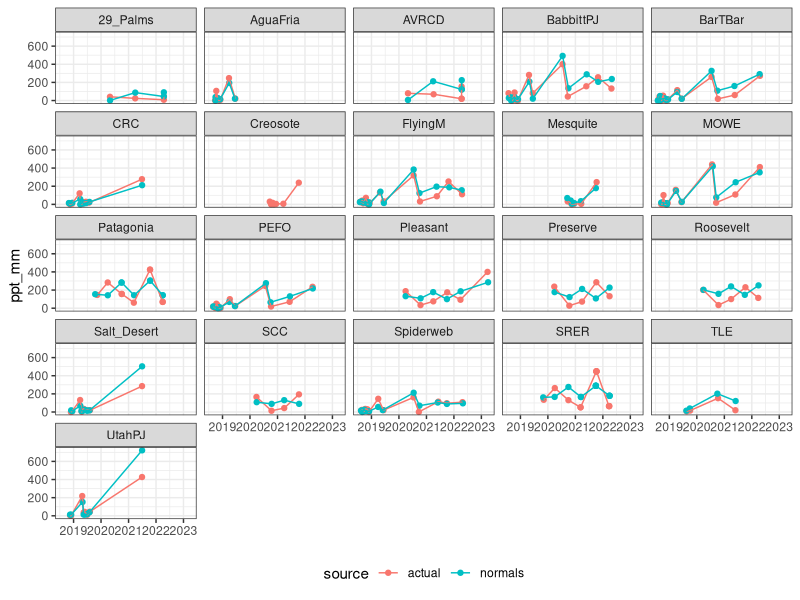
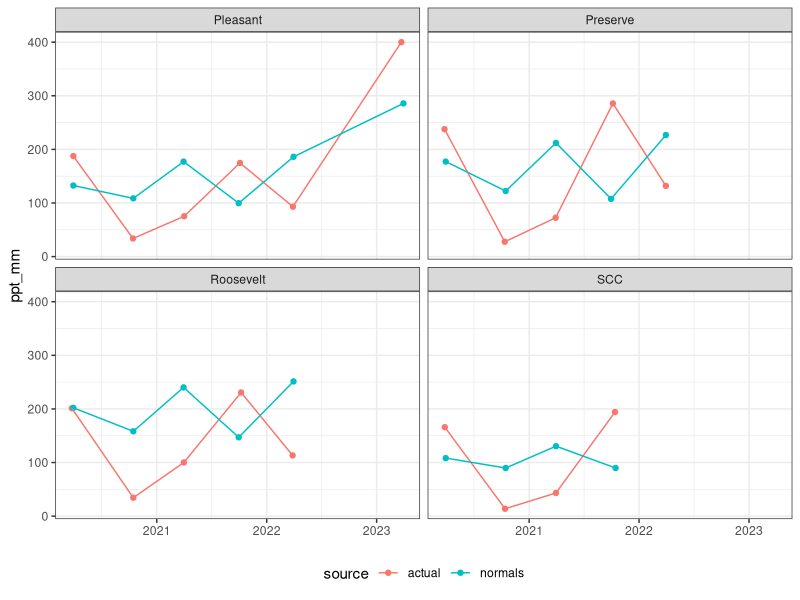
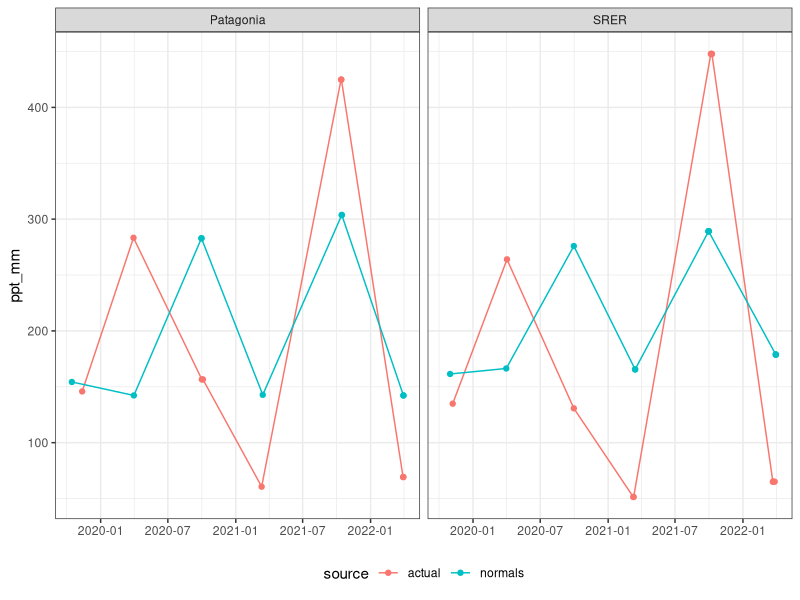
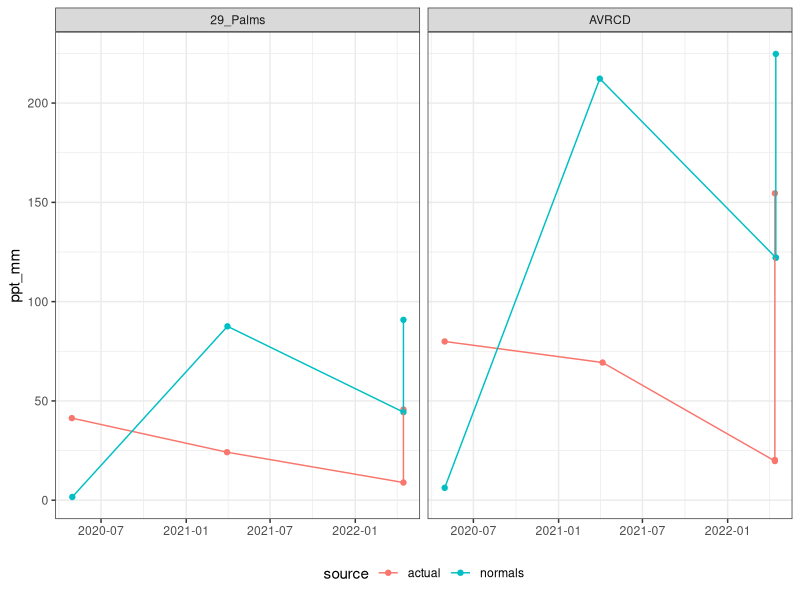
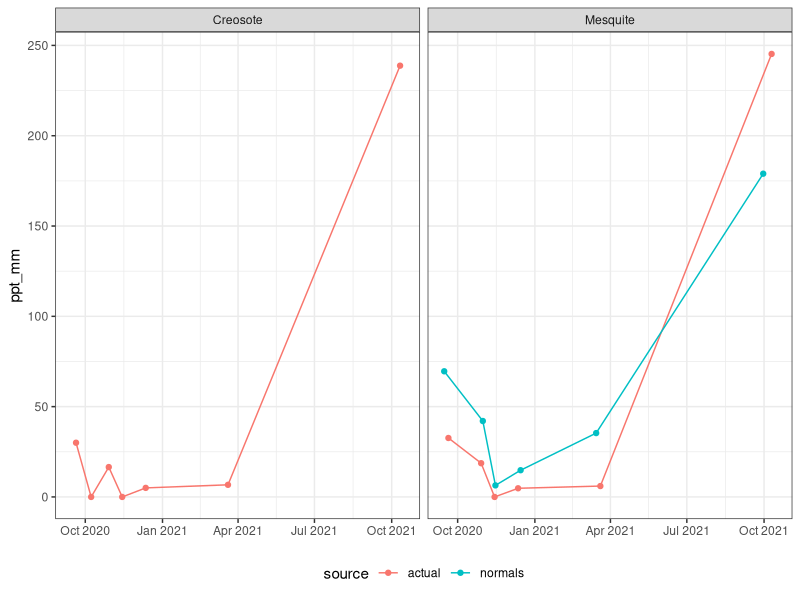
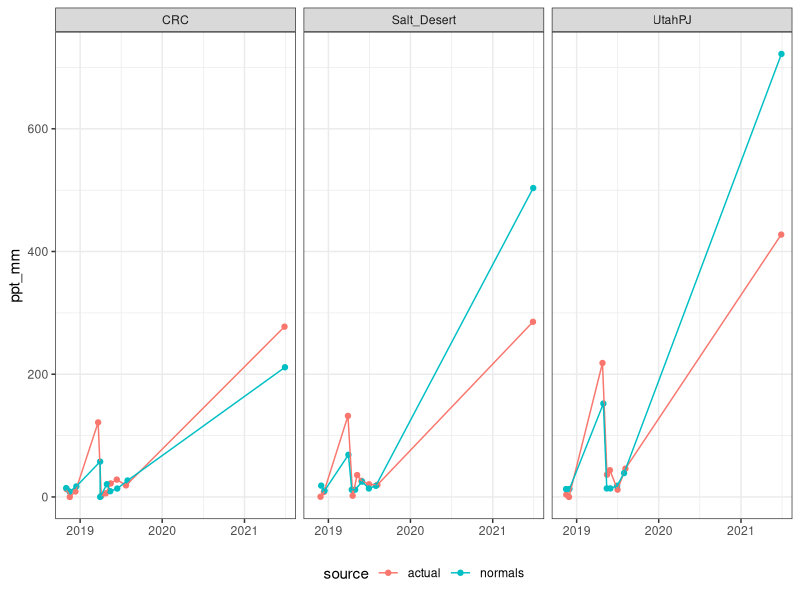
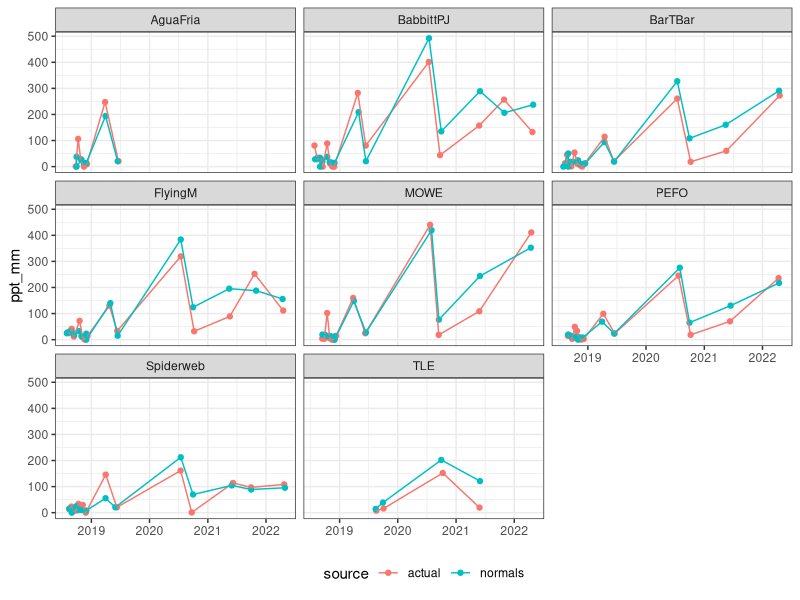
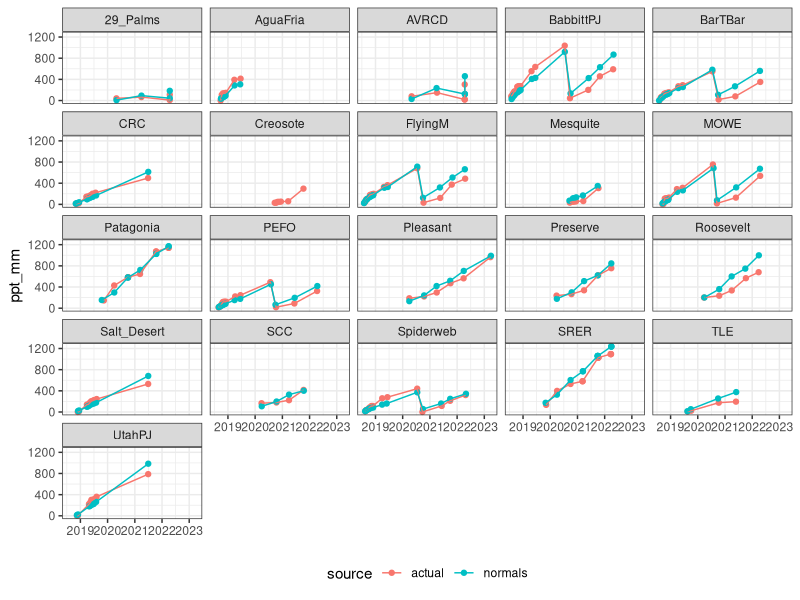

Generate these figures, in order, with R: (Note: this script raises an error after producing the figures.)
# Created: 2023-09-28
# Last updated: 2023-10-19

# Purpose: Explore precip trends. Compare actual precip values (from PRISM daily values, see 03.2.R)
#   with 30-year normals. Actual precip is recorded as either cumulative precip
#   since seeding, or cumulative precip since the previous monitoring event. Because the time
#   interval between monitoring events and seeding differs by site, and because normals are
#   site- and and month-specific, each site must be dealt with on an individual basis 
#   to determine which normals months should be included for a (roughly equal) comparison.

# Normals must be "rounded" to the start of the month, the end of the month,
#   or mid-month, because normals are reported as annual or monthly. Hence, while the actual 
#   precip experienced is defined to the day, comparable normals are defined to the
#   half month. This also assumes that an even amount of rain falls in the first and
#   second half of the month, and sometimes for sites monitored every 2 weeks the dates round
#   such that there is assumed to be no interval, and therefore no precip (for normals). 
#   See 03.3.xlsx README tab for more explanation.


library(tidyverse)
library(readxl)

# Load data ---------------------------------------------------------------

ppt <- read_csv("data/cleaned/monitoring-events-with-PRISM-climate-data_clean.csv")
month.normal <- read_csv("data/data-wrangling-intermediate/03.2_PRISM-month-normals-all-sites.csv")
daily <- read_csv("data/data-wrangling-intermediate/03.2_PRISM-daily-all-sites.csv")
normals.since.raw <- read_xlsx("data/data-wrangling-intermediate/03.3_months-to-include-for-precip-normals-comparison.xlsx",
                                       sheet = "since_last")
normals.cum.raw <- read_xlsx("data/data-wrangling-intermediate/03.3_months-to-include-for-precip-normals-comparison.xlsx",
                                       sheet = "cum")
  
  

# Precip since last monitoring event --------------------------------------

# Data wrangling

# pivot_longer() and convert NAs to 0 (blank cells are 0)
normals.since <- normals.since.raw |> 
  select(-Seed_month_estimate, -Monitor_month_estimate) |> 
  pivot_longer(cols = c("Annual", "January", "February", "March", "April", "May",
                        "June", "July", "August", "September", "October",
                        "November", "December"),
              names_to = "Date",
              values_to = "include") 
normals.since$include[is.na(normals.since$include)] <- 0

# Add normals values
normals.since <- normals.since |> 
  left_join(month.normal) |> 
  select(-tmin, -tmax, -tmean) 

# Multiply include * ppt_mm for new ppt_mm value
#   "include" column is the amount of times that month/annual should be included
normals.since <- normals.since |> 
  mutate(ppt_mm = include * ppt_mm) |> 
  select(-include)

# Sum normals precip
normals.since <- normals.since |> 
  select(-Date_Seeded, -Date_Monitored) |> 
  mutate(MonitorSiteID = as.character(MonitorSiteID)) |> 
  group_by(Region, Site, MonitorSiteID, Seed_estimate, Monitor_estimate) |> 
  summarise(ppt_mm = sum(ppt_mm),
            .groups = "keep") |> 
  mutate(MonitorSiteID = as.numeric(MonitorSiteID)) 

# Add normals to actual precip values (Since_last_precip from ppt) to graph together
#   Rename normals columns to match and add "source" col to note they are normals
normals.since <- normals.since |> 
  rename(Date_Seeded = Seed_estimate,
         Date_Monitored = Monitor_estimate) |> 
  mutate(source = "normals")
since.long <- ppt |> 
  select(Region, Site, Date_Seeded, Date_Monitored, MonitorSiteID, Since_last_precip) |> 
  rename(ppt_mm = Since_last_precip) |> 
  mutate(source = "actual") |> 
  bind_rows(normals.since)



# Graph

# All sites
since.long |> 
  ggplot(aes(x = Date_Monitored, y = ppt_mm, color = source)) +
  geom_point() +
  geom_line() +
  facet_wrap(~Site) +
  xlab(NULL) +
  theme_bw() +
  theme(legend.position = "bottom") 

# By Region
since.long |> 
  filter(Region == "Sonoran Central") |> 
  ggplot(aes(x = Date_Monitored, y = ppt_mm, color = source)) +
  geom_point() +
  geom_line() +
  facet_wrap(~Site) +
  xlab(NULL) +
  theme_bw() +
  theme(legend.position = "bottom") 

since.long |> 
  filter(Region == "Sonoran SE") |> 
  ggplot(aes(x = Date_Monitored, y = ppt_mm, color = source)) +
  geom_point() +
  geom_line() +
  facet_wrap(~Site) +
  xlab(NULL) +
  theme_bw() +
  theme(legend.position = "bottom") 

since.long |> 
  filter(Region == "Mojave") |> 
  ggplot(aes(x = Date_Monitored, y = ppt_mm, color = source)) +
  geom_point() +
  geom_line() +
  facet_wrap(~Site) +
  xlab(NULL) +
  theme_bw() +
  theme(legend.position = "bottom") 

since.long |> 
  filter(Region == "Chihuahuan") |> 
  ggplot(aes(x = Date_Monitored, y = ppt_mm, color = source)) +
  geom_point() +
  geom_line() +
  facet_wrap(~Site) +
  xlab(NULL) +
  theme_bw() +
  theme(legend.position = "bottom")

since.long |> 
  filter(Region == "Utah") |> 
  ggplot(aes(x = Date_Monitored, y = ppt_mm, color = source)) +
  geom_point() +
  geom_line() +
  facet_wrap(~Site) +
  xlab(NULL) +
  theme_bw() +
  theme(legend.position = "bottom") 

since.long |> 
  filter(Region == "Colorado Plateau") |> 
  ggplot(aes(x = Date_Monitored, y = ppt_mm, color = source)) +
  geom_point() +
  geom_line() +
  facet_wrap(~Site) +
  xlab(NULL) +
  theme_bw() +
  theme(legend.position = "bottom") 



# Cumulative precip since seeding -----------------------------------------


# Data wrangling

# pivot_longer() and convert NAs to 0 (blank cells are 0)
normals.cum <- normals.cum.raw |> 
  select(-Seed_month_estimate, -Monitor_month_estimate) |> 
  pivot_longer(cols = c("Annual", "January", "February", "March", "April", "May",
                        "June", "July", "August", "September", "October",
                        "November", "December"),
               names_to = "Date",
               values_to = "include") 
normals.cum$include[is.na(normals.cum$include)] <- 0

# Add normals values
normals.cum <- normals.cum |> 
  left_join(month.normal) |> 
  select(-tmin, -tmax, -tmean) 

# Multiply include * ppt_mm for new ppt_mm value
#   "include" column is the amount of times that month/annual should be included
normals.cum <- normals.cum |> 
  mutate(ppt_mm = include * ppt_mm) |> 
  select(-include)

# Sum normals precip
normals.cum <- normals.cum |> 
  select(-Date_Seeded, -Date_Monitored) |> 
  mutate(MonitorSiteID = as.character(MonitorSiteID)) |> 
  group_by(Region, Site, MonitorSiteID, Seed_estimate, Monitor_estimate) |> 
  summarise(ppt_mm = sum(ppt_mm),
            .groups = "keep") |> 
  mutate(MonitorSiteID = as.numeric(MonitorSiteID)) 

# Add normals to actual precip values (cum_last_precip from ppt) to graph together
#   Rename normals columns to match and add "source" col to note they are normals
normals.cum <- normals.cum |> 
  rename(Date_Seeded = Seed_estimate,
         Date_Monitored = Monitor_estimate) |> 
  mutate(source = "normals")
cum.long <- ppt |> 
  select(Region, Site, Date_Seeded, Date_Monitored, MonitorSiteID, Cum_precip) |> 
  rename(ppt_mm = Cum_precip) |> 
  mutate(source = "actual") |> 
  bind_rows(normals.cum)



# Graph

# All sites
cum.long |> 
  ggplot(aes(x = Date_Monitored, y = ppt_mm, color = source)) +
  geom_point() +
  geom_line() +
  facet_wrap(~Site) +
  xlab(NULL) +
  theme_bw() +
  theme(legend.position = "bottom") 

# By Region
cum.long |> 
  filter(Region == "Sonoran Central") |> 
  ggplot(aes(x = Date_Monitored, y = ppt_mm, color = source)) +
  geom_point() +
  geom_line() +
  facet_wrap(~Site) +
  xlab(NULL) +
  theme_bw() +
  theme(legend.position = "bottom") 

cum.long |> 
  filter(Region == "Sonoran SE") |> 
  ggplot(aes(x = Date_Monitored, y = ppt_mm, color = source)) +
  geom_point() +
  geom_line() +
  facet_wrap(~Site) +
  xlab(NULL) +
  theme_bw() +
  theme(legend.position = "bottom") 

cum.long |> 
  filter(Region == "Mojave") |> 
  ggplot(aes(x = Date_Monitored, y = ppt_mm, color = source)) +
  geom_point() +
  geom_line() +
  facet_wrap(~Site) +
  xlab(NULL) +
  theme_bw() +
  theme(legend.position = "bottom") 

cum.long |> 
  filter(Region == "Utah") |> 
  ggplot(aes(x = Date_Monitored, y = ppt_mm, color = source)) +
  geom_point() +
  geom_line() +
  facet_wrap(~Site) +
  xlab(NULL) +
  theme_bw() +
  theme(legend.position = "bottom") 

cum.long |> 
  filter(Region == "Chihuahuan") |> 
  ggplot(aes(x = Date_Monitored, y = ppt_mm, color = source)) +
  geom_point() +
  geom_line() +
  facet_wrap(~Site) +
  xlab(NULL) +
  theme_bw() +
  theme(legend.position = "bottom") 

cum.long |> 
  filter(Region == "Colorado Plateau") |> 
  ggplot(aes(x = Date_Monitored, y = ppt_mm, color = source)) +
  geom_point() +
  geom_line() +
  facet_wrap(~Site) +
  xlab(NULL) +
  theme_bw() +
  theme(legend.position = "bottom") 



save.image("RData/03.3_explore-precip-trends.RData")